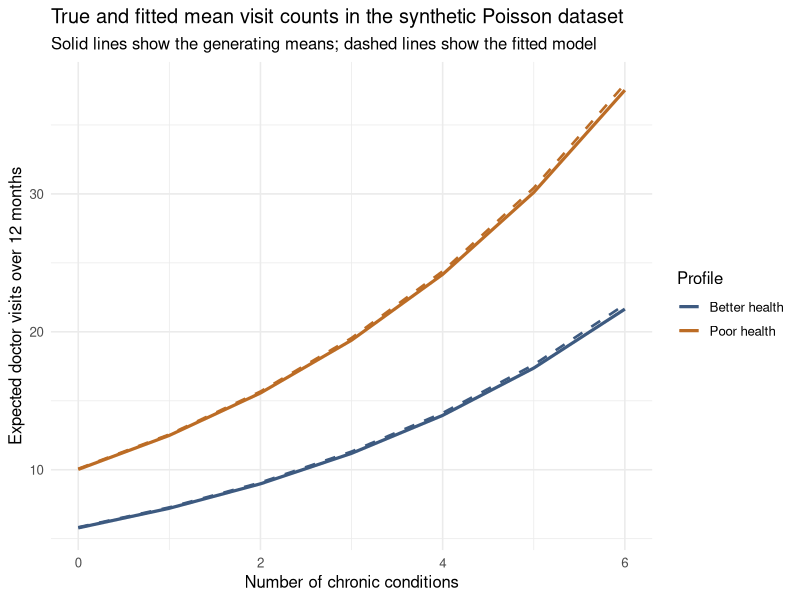
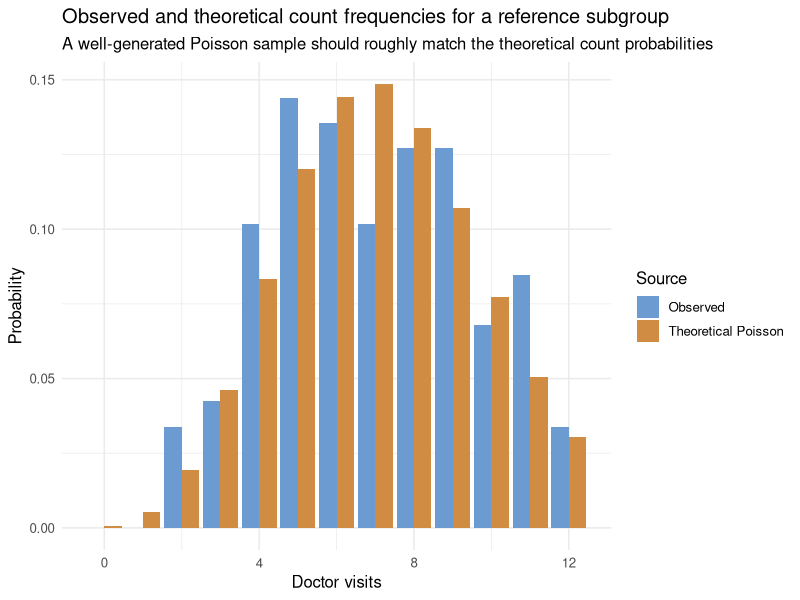

Reproduce these figures in R, in order.
## ---- chunk 1
set.seed(2026)

n <- 7000

age <- pmax(round(rnorm(n, mean = 59, sd = 13)), 18)
chronic <- pmin(rpois(n, lambda = 1.7), 6)
female <- rbinom(n, size = 1, prob = 0.56)
poor_health <- rbinom(
  n,
  size = 1,
  prob = plogis(-1.2 + 0.45 * chronic + 0.015 * (age - 60))
)
months_observed <- sample(6:12, size = n, replace = TRUE)

eta <- -1.55 +
  0.012 * age +
  0.22 * chronic +
  0.10 * female +
  0.55 * poor_health

true_rate <- exp(eta)
true_mean <- months_observed * true_rate

doctor_visits <- rpois(n, lambda = true_mean)

synthetic_visits <- data.frame(
  doctor_visits,
  age,
  chronic,
  female,
  poor_health,
  months_observed,
  true_rate,
  true_mean
)

simulation_summary <- data.frame(
  sample_size = nrow(synthetic_visits),
  mean_visits = mean(synthetic_visits$doctor_visits),
  mean_age = mean(synthetic_visits$age),
  mean_chronic = mean(synthetic_visits$chronic),
  mean_followup_months = mean(synthetic_visits$months_observed)
)

simulation_summary[, c("mean_visits", "mean_age", "mean_chronic", "mean_followup_months")] <-
  round(simulation_summary[, c("mean_visits", "mean_age", "mean_chronic", "mean_followup_months")], 3)

knitr::kable(
  simulation_summary,
  caption = "Summary of the synthetic Poisson dataset"
)
## ---- chunk 2
poisson_fit <- glm(
  doctor_visits ~ age + chronic + female + poor_health + offset(log(months_observed)),
  data = synthetic_visits,
  family = poisson()
)

truth <- c(
  "(Intercept)" = -1.55,
  age = 0.012,
  chronic = 0.22,
  female = 0.10,
  poor_health = 0.55
)

comparison_table <- data.frame(
  term = names(coef(poisson_fit)),
  true_value = truth[names(coef(poisson_fit))],
  estimated_value = coef(poisson_fit)
)

comparison_table$bias <- comparison_table$estimated_value - comparison_table$true_value
comparison_table[, c("true_value", "estimated_value", "bias")] <-
  round(comparison_table[, c("true_value", "estimated_value", "bias")], 3)

knitr::kable(
  comparison_table,
  caption = "True and estimated coefficients under the correctly specified Poisson model"
)
## ---- chunk 3
profiles <- expand.grid(
  chronic = 0:6,
  poor_health = c(0, 1)
)

profiles$age <- 60
profiles$female <- 1
profiles$months_observed <- 12

profiles$true_mean <- profiles$months_observed * exp(
  -1.55 +
    0.012 * profiles$age +
    0.22 * profiles$chronic +
    0.10 * profiles$female +
    0.55 * profiles$poor_health
)

profiles$fitted_mean <- predict(poisson_fit, newdata = profiles, type = "response")
profiles$health_status <- ifelse(profiles$poor_health == 1, "Poor health", "Better health")

ggplot2::ggplot(
  profiles,
  ggplot2::aes(x = chronic, color = health_status)
) +
  ggplot2::geom_line(
    ggplot2::aes(y = true_mean),
    linewidth = 1.1
  ) +
  ggplot2::geom_line(
    ggplot2::aes(y = fitted_mean),
    linetype = 2,
    linewidth = 0.9
  ) +
  ggplot2::labs(
    title = "True and fitted mean visit counts in the synthetic Poisson dataset",
    subtitle = "Solid lines show the generating means; dashed lines show the fitted model",
    x = "Number of chronic conditions",
    y = "Expected doctor visits over 12 months",
    color = "Profile"
  ) +
  ggplot2::scale_color_manual(values = c("#3d5a80", "#bc6c25")) +
  ggplot2::theme_minimal(base_size = 12)
## ---- chunk 4
rate_ratio_table <- data.frame(
  term = comparison_table$term,
  true_rate_ratio = exp(comparison_table$true_value),
  estimated_rate_ratio = exp(comparison_table$estimated_value)
)

rate_ratio_table[, c("true_rate_ratio", "estimated_rate_ratio")] <-
  round(rate_ratio_table[, c("true_rate_ratio", "estimated_rate_ratio")], 3)

knitr::kable(
  rate_ratio_table,
  caption = "True and estimated rate ratios in the synthetic Poisson dataset"
)
## ---- chunk 5
reference_group <- subset(
  synthetic_visits,
  chronic == 1 & poor_health == 0 & female == 1 & months_observed == 12
)

max_count <- min(12, max(reference_group$doctor_visits))
count_support <- 0:max_count

observed_counts <- table(factor(reference_group$doctor_visits, levels = count_support))
observed_prob <- as.numeric(observed_counts) / sum(observed_counts)

lambda_reference <- 12 * exp(-1.55 + 0.012 * 60 + 0.22 * 1 + 0.10 * 1 + 0.55 * 0)
theoretical_prob <- dpois(count_support, lambda = lambda_reference)

distribution_check <- data.frame(
  count = count_support,
  observed_probability = observed_prob,
  theoretical_probability = theoretical_prob
)

distribution_check[, c("observed_probability", "theoretical_probability")] <-
  round(distribution_check[, c("observed_probability", "theoretical_probability")], 3)

knitr::kable(
  distribution_check,
  caption = "Observed and theoretical count probabilities for a reference subgroup"
)
## ---- chunk 6
distribution_plot <- rbind(
  data.frame(
    count = count_support,
    probability = observed_prob,
    source = "Observed"
  ),
  data.frame(
    count = count_support,
    probability = theoretical_prob,
    source = "Theoretical Poisson"
  )
)

ggplot2::ggplot(distribution_plot, ggplot2::aes(x = count, y = probability, fill = source)) +
  ggplot2::geom_col(position = "dodge") +
  ggplot2::labs(
    title = "Observed and theoretical count frequencies for a reference subgroup",
    subtitle = "A well-generated Poisson sample should roughly match the theoretical count probabilities",
    x = "Doctor visits",
    y = "Probability",
    fill = "Source"
  ) +
  ggplot2::scale_fill_manual(values = c("#6c9bd2", "#d08c42")) +
  ggplot2::theme_minimal(base_size = 12)
